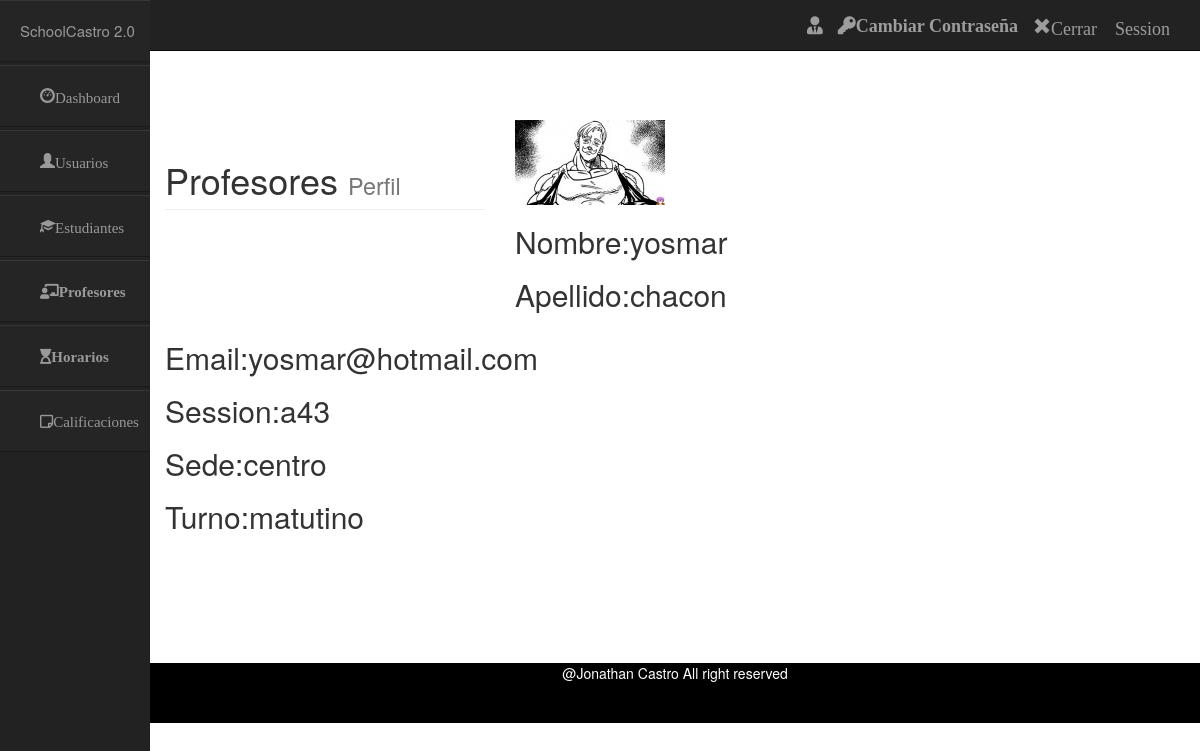
Screenshot of /profesores_controller/ver/yosmar with the database file from the repository.
### tables this page shows
CREATE TABLE `profesores` (
  `id` int(50) NOT NULL,
  `nombre` varchar(50) NOT NULL,
  `apellido` varchar(50) NOT NULL,
  `email` varchar(50) NOT NULL,
  `session` varchar(50) NOT NULL,
  `turno` varchar(50) NOT NULL,
  `sede` varchar(50) NOT NULL
);

CREATE TABLE `imagen` (
  `id` int(50) NOT NULL,
  `ruta` varchar(250) NOT NULL
);

CREATE TABLE `session` (
  `id` int(11) NOT NULL,
  `session` varchar(50) NOT NULL
);

CREATE TABLE `sede` (
  `id` int(50) NOT NULL,
  `sede` varchar(50) NOT NULL
);

CREATE TABLE `turno` (
  `id` int(11) NOT NULL,
  `turno` varchar(50) NOT NULL
);

### application/controllers/Profesores_controller.php (called while the page is built, shortened)
<?php
class Profesores_controller extends CI_Controller {
     public function ver($nombre)   {
        $data['usuario'] = $this->session->userdata('usuario');
        $data['contrasena'] = $this->session->userdata('contrasena');
        $data['datos']=$this->profesores_model->verProfesores($nombre);
        $this->load->view('include/header');
        $this->load->view('include/navbar',$data);
        $this->load->view('include/sidebar');
        $this->load->view('admin/ver_profesores',$data);
        $this->load->view('include/footer');
    }
}

### index.php (called while the page is built, shortened)
<?php
require_once BASEPATH.'core/CodeIgniter.php';

### application/models/Profesores_model.php (called while the page is built, shortened)
<?php
class Profesores_model extends CI_Model {
	public function verProfesores($nombre)
	{
		$sql = "SELECT imagen.ruta,
				profesores.nombre,
				profesores.apellido,
				profesores.email,
				session.session,
				sede.sede,
				turno.turno
				from profesores  INNER JOIN imagen on profesores.id= imagen.id
				INNER JOIN session on profesores.id= session.id
				INNER JOIN sede on profesores.id= sede.id
				INNER JOIN turno on profesores.id= turno.id
				where profesores.nombre = '$nombre' ";
		$query = $this->db->query($sql);
		return $query->row();
	}
}

### application/views/admin/ver_profesores.php (the view)
<br>
<br>
<br>
<br>
<br>
<br>
<div class="col-lg-4">
               <h1 class="page-header">
                Profesores
                   <small>Perfil</small>
                </h1>
</div>
<div class="col-md-6 img-responsive">
     <img src="<?=base_url()?>subidas/miniaturas/<?php echo $datos->ruta;?>" />
     <h2>Nombre:<?php echo $datos->nombre ?></h2>
     <h2>Apellido:<?php echo $datos->apellido ?></h2>
</div>
<div class="col-md-6 img-responsive">
	<h2>Email:<?php echo $datos->email ?></h2>
	<h2>Session:<?php echo $datos->session ?></h2>
	<h2>Sede:<?php echo $datos->sede ?></h2>
	<h2>Turno:<?php echo $datos->turno ?></h2>
<br>
<br>
<br>
<br>
<br>
<br>
</div>

### rows the page displays
profesores: imagen.ruta (picture), nombre "yosmar", apellido "chacon", email "yosmar@hotmail.com", session.session "a43", sede.sede "centro", turno.turno "matutino"
